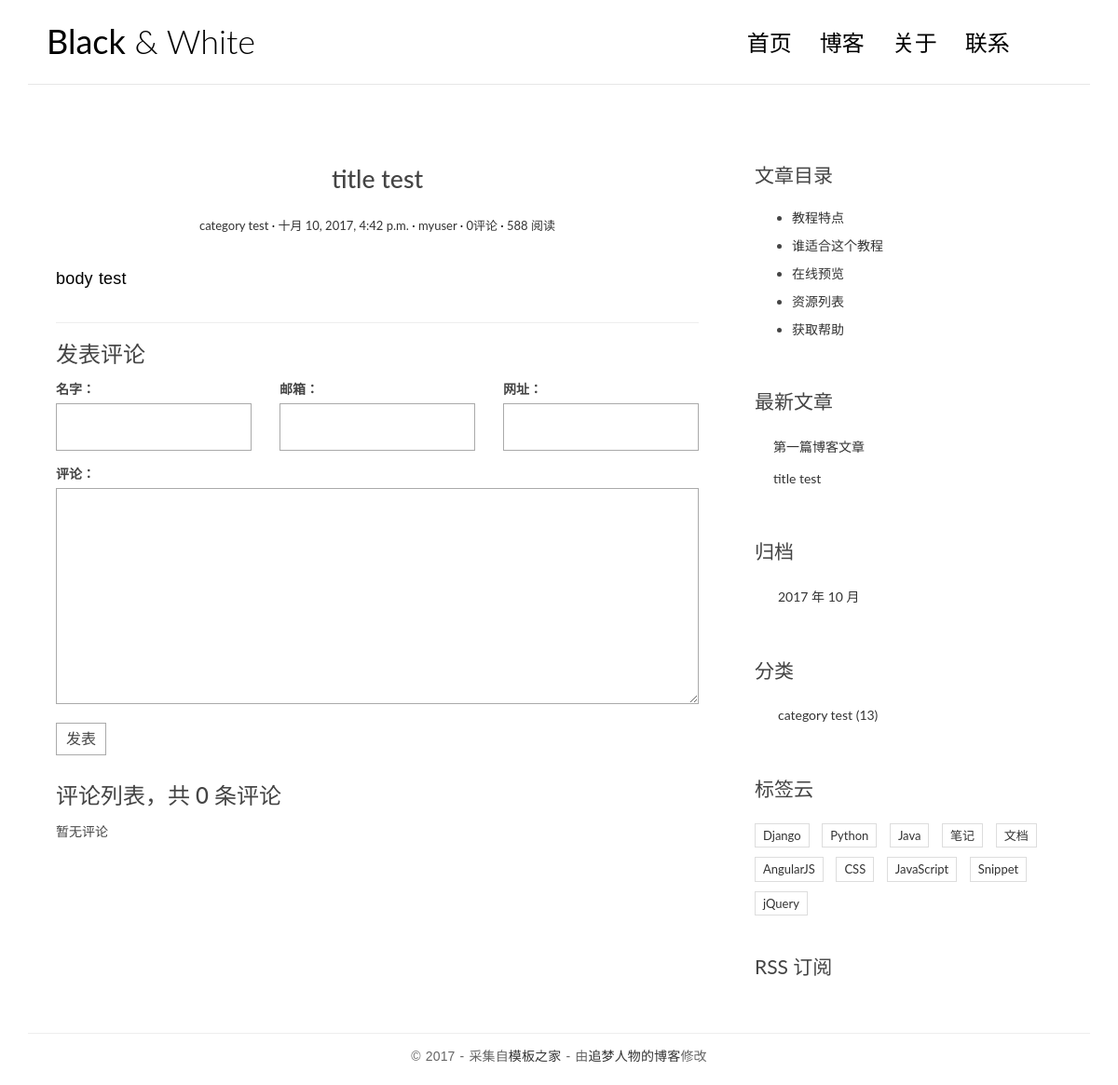
/post/1/, run on an earlier commit of the app's database.
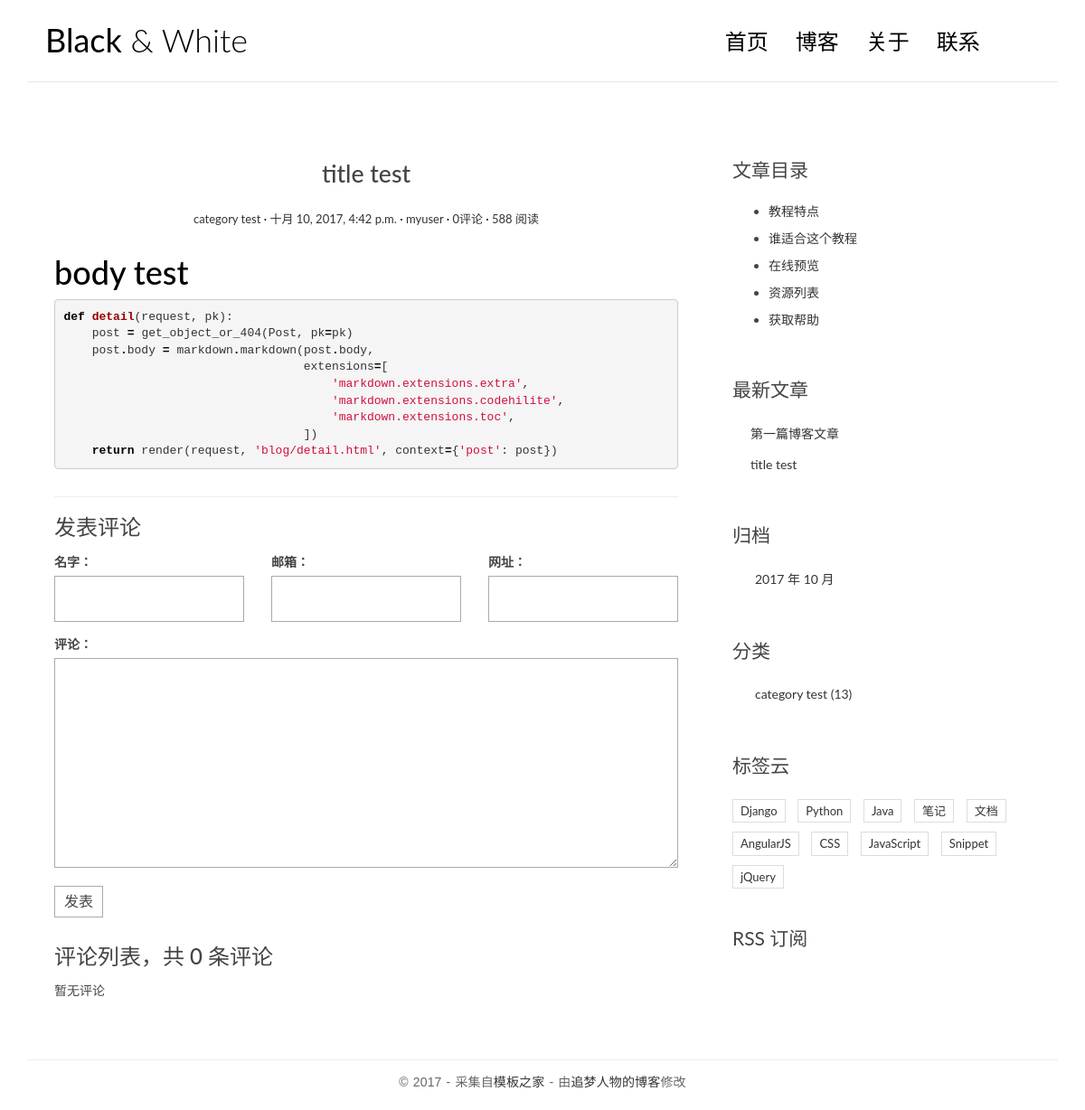
And on a later commit of the database.
### blog/models.py (models this page shows, shortened)
class Post(models.Model):
    title = models.CharField(max_length=70)
    body = models.TextField()
    created_time = models.DateTimeField()
    modified_time = models.DateTimeField()
    excerpt =models.CharField(max_length=200,blank=True)
    category = models.ForeignKey(Category)
    tags = models.ManyToManyField(Tag,blank = True)
    author = models.ForeignKey(User)
    def get_absolute_url(self):
        return reverse('blog:detail',kwargs={'pk':self.pk})
    class Meta:
        ordering = ['-created_time']

class Category(models.Model):
    name = models.CharField(max_length = 100)

### blog/views.py (the view)
# urls.py: url(r'^post/(?P<pk>[0-9]+)/$',views.detail,name='detail'),
def detail(request,pk):
    post = get_object_or_404(Post,pk=pk)
    post.body = markdown.markdown(post.body,
                                extensions=[
                                'markdown.extensions.extra',
                                'markdown.extensions.codehilite',
                                'markdown.extensions.toc',
                                ])
    form = CommentForm()
    comment_list = post.comment_set.all()
    context = {
        'post':post,
        'form':form,
        'comment_list':comment_list
    }
    return render(request,'blog/detail.html',context=context)

### comments/forms.py
class CommentForm(forms.ModelForm):
    class Meta:
        model = Comment
        fields = ['name','email','url','text']

### blog/templatetags/blog_tags.py (called while the page is built)
@register.simple_tag
def get_recent_posts(num=5):
    return Post.objects.all().order_by('-created_time')[:num]

@register.simple_tag
def archives():
    return Post.objects.dates('created_time','month',order='DESC')

@register.simple_tag
def get_categories():
    return Category.objects.all()

### templates/blog/detail.html (shortened to what this page needs)
{% extends 'base.html' %}
{% block main %}
<article class="post post-{{ post.pk }}">
    <header class="entry-header">
        <h1 class="entry-title">{{ post.title }}</h1>
        <div class="entry-meta">
            <span class="post-category"><a href="#">{{ post.category.name }}</a></span>
            <span class="post-date"><a href="#"><time class="entry-date"
                                                      datetime="{{ post.created_time }}">{{ post.created_time }}</time></a></span>
            <span class="post-author"><a href="#">{{ post.author }}</a></span>
            <span class="comments-link"><a href="#">{{ post.comment_set.count }}评论</a></span>
            <span class="views-count"><a href="#">588 阅读</a></span>
        </div>
    </header>
    <div class="entry-content clearfix">
        {{ post.body|safe }}
    </div>
</article>
<section class="comment-area" id="comment-area">
    <hr>
    <h3>发表评论</h3>
    <form action="{% url 'comments:post_comment' post.pk %}" method="post" class="comment-form">
        <div class="row">
            <div class="col-md-4">
                <label for="{{ form.name.id_for_label }}">名字：</label>
                {{ form.name }}
            </div>
            <div class="col-md-4">
                <label for="{{ form.email.id_for_label }}">邮箱：</label>
                {{ form.email }}
            </div>
            <div class="col-md-4">
                <label for="{{ form.url.id_for_label }}">网址：</label>
                {{ form.url }}
            </div>
            <div class="col-md-12">
                <label for="{{ form.text.id_for_label }}">评论：</label>
                {{ form.text }}
                <button type="submit" class="comment-btn">发表</button>
            </div>
        </div>
    </form>
    <div class="comment-list-panel">
        <h3>评论列表，共 <span>{{ post.comment_set.count }}</span> 条评论</h3>
        <ul class="comment-list list-unstyled">
            {% for comment in comment_list %}
            <li class="comment-item">
                <span class="nickname">{{ comment.name }}</span>
                <time class="submit-date" datetime="{{ comment.created_time }}">{{comment.created_time }}</time>
                <div class="text">
                  {{ comment.text }}
                </div>
            </li>
            {% empty %}
            暂无评论
            {% endfor %}
        </ul>
    </div>
</section>
{% endblock main %}
{% block toc %}
                <div class="widget widget-content">
                    <h3 class="widget-title">文章目录</h3>
                    <ul>
                        <li>
                            <a href="#">教程特点</a>
                        </li>
                        <li>
                            <a href="#">谁适合这个教程</a>
                        </li>
                        <li>
                            <a href="#">在线预览</a>
                        </li>
                        <li>
                            <a href="#">资源列表</a>
                        </li>
                        <li>
                            <a href="#">获取帮助</a>
                        </li>
                    </ul>
                </div>
  {% endblock toc %}

### templates/base.html (shortened to what the changed rows need)
{% load staticfiles %}
{% load blog_tags %}
<!DOCTYPE html>
<html>
<head>
    <link rel="stylesheet" href="{% static 'blog/css/bootstrap.min.css' %}">
    <link rel="stylesheet" href="http://code.ionicframework.com/ionicons/2.0.1/css/ionicons.min.css">
    <link rel="stylesheet" href="{% static 'blog/css/pace.css' %}">
    <link rel="stylesheet" href="{% static 'blog/css/custom.css' %}">
    <link rel="stylesheet" href="{% static 'blog/css/highlights/github.css' %}">
</head>
<body>
<div class="container">
    <header id="site-header">
        <div class="row">
            <div class="col-md-4 col-sm-5 col-xs-8">
                <div class="logo">
                    <h1><a href="{% url 'blog:index' %}"><b>Black</b> &amp; White</a></h1>
                </div>
            </div>
        </div>
    </header>
</div>
<div class="content-body">
    <div class="container">
        <div class="row">
            <main class="col-md-8">
              {% block main %}
              {% endblock main %}
            </main>
            <aside class="col-md-4">
                <div class="widget widget-recent-posts">
                    {% get_recent_posts as recent_post_list %}
                    <ul>
                        {% for post in recent_post_list %}
                        <li>
                            <a href="{{ post.get_absolute_url }}">{{ post.title }}</a>
                        </li>
                        {% empty %}
                        暂无文章！
                        {% endfor %}
                    </ul>
                </div>
                    {% archives as date_list %}
                    {% get_categories as category_list %}
            </aside>
        </div>
    </div>
</div>
</body>
</html>

What changed in the data, as far as the page shows it:
changed Post "title test": body "body test" → "body test def detail ( request , pk ): post = get_object_or_404 ( Post , pk = pk ) post . body = markdown . markdown ( post . body , extensions = [ 'markdown.extensions.extra' , 'markdown.extensions.codehilite' , 'markdown.extensions.toc' , ]) return render ( request , 'blog/detail.html' , context = { 'post' : post })"
